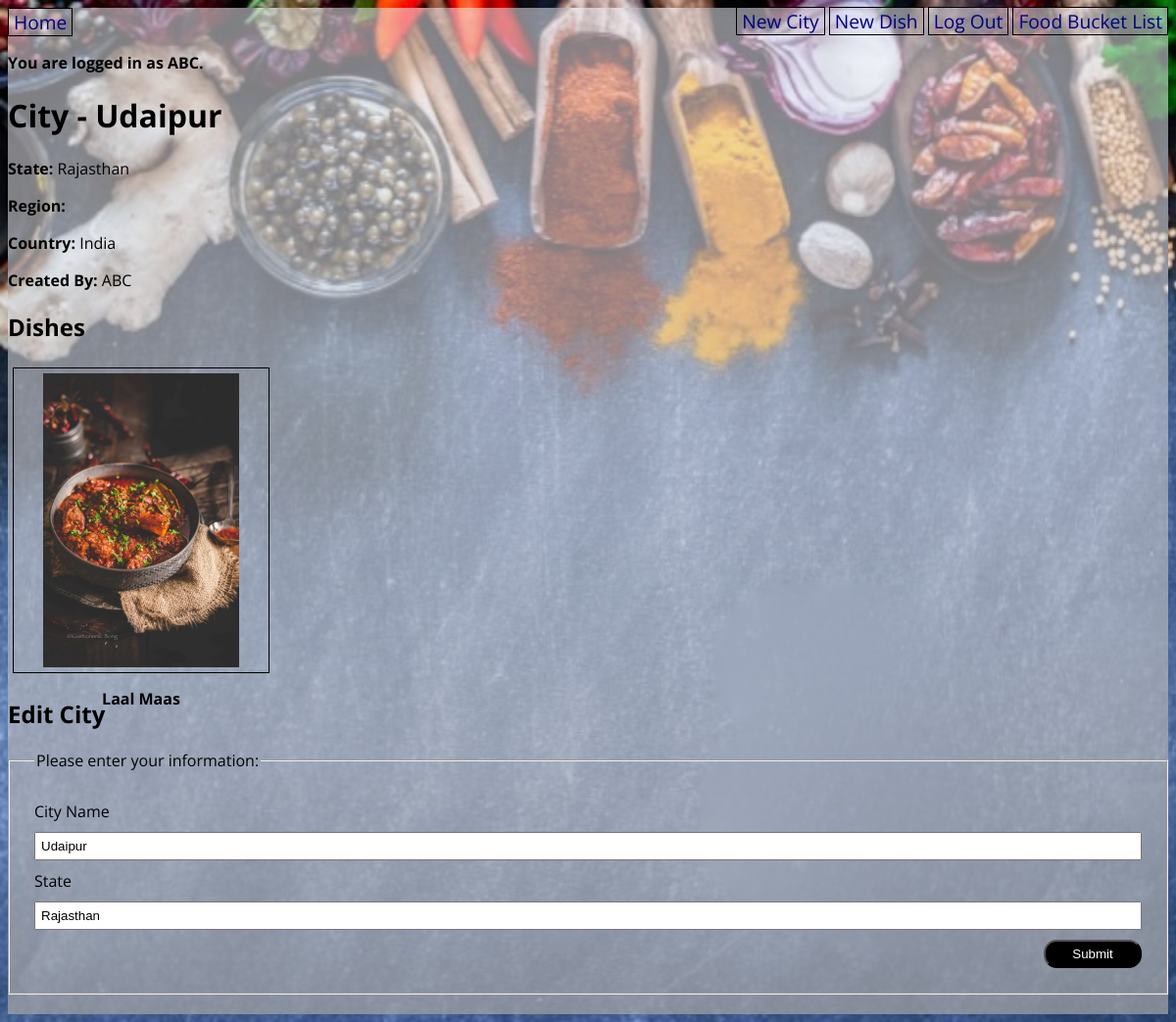
The page /city/1 (signed in) on the database its author committed.
### thali_app/models.py (models this page shows, shortened)
class User(UserMixin, db.Model):
    id = db.Column(db.Integer, primary_key=True)
    username = db.Column(db.String(80), nullable=False)
    password = db.Column(db.String(80), nullable=False)
    favorites_list_user = db.relationship(
        'Dish', secondary='user_favorites_list', back_populates='favorites_list_dishes')
    def __str__(self):
        return f"{self.username}"

class City(db.Model):
    id = db.Column(db.Integer, primary_key=True)
    name = db.Column(db.String(80), nullable=False)
    state = db.Column(db.String(80), nullable=False)
    region = db.Column(db.String(80), nullable=False)
    country = db.Column(db.String(80), nullable=False)
    dishes = db.relationship('Dish', back_populates='city')
    created_by_id = db.Column(db.Integer, db.ForeignKey('user.id'))
    created_by = db.relationship('User')

class Dish(db.Model):
    id = db.Column(db.Integer, primary_key=True)
    name = db.Column(db.String(80), nullable=False)
    short_desc = db.Column(db.String(250), nullable=False)
    category = db.Column(db.Enum(FoodCategory), default=FoodCategory.OTHER)
    photo_url = db.Column(URLType)
    city_id = db.Column(
        db.Integer, db.ForeignKey('city.id'), nullable=False)
    city = db.relationship('City', back_populates='dishes')
    created_by_id = db.Column(db.Integer, db.ForeignKey('user.id'))
    created_by = db.relationship('User')
    favorites_list_dishes = db.relationship(
        'User', secondary='user_favorites_list', back_populates='favorites_list_user')

### thali_app/main/routes.py (the view)
@main.route('/city/<city_id>', methods=['GET', 'POST'])
@login_required
def city_detail(city_id):
    city = City.query.get(city_id)
    form = CityForm(obj=city)
    if form.validate_on_submit():
        form.populate_obj(city)
        db.session.add(city)
        db.session.commit()
        flash("City was updated successfully")
        return redirect(url_for("main.city_detail", city_id=city.id))
    city = City.query.get(city_id)
    return render_template('city_detail.html',city=city, form=form)

### thali_app/main/forms.py
class CityForm(FlaskForm):
    name = StringField("City Name",
        validators=[
            DataRequired(),
            Length(min=3, max=80, message="The city name needs to be between 3 and 80 chars")
        ])
    state = StringField("State",
            validators=[
            Length(min=0, max=80, message="The state name needs to be between 3 and 80 chars")
        ])
    region = StringField("Region",
            validators=[
            Length(min=0, max=80, message="The region name needs to be between 3 and 80 chars")
        ])
    country = StringField("Country",
        validators=[
        Length(min=3, max=80, message="The country name needs to be between 3 and 80 chars")
    ])
    submit = SubmitField("Submit")

### thali_app/extensions.py (called while the page is built)
@login_manager.user_loader
def load_user(user_id):
    return User.query.get(user_id)

### thali_app/templates/city_detail.html (shortened to what this page needs)
{% extends 'base.html' %}
{% block content %}
<h1>City - {{ city.name }}</h1>
<p>
    <strong>State: </strong> {{ city.state }}
</p>
<p>
    <strong>Region: </strong> {{ city.region }}
</p>
<p>
    <strong>Country: </strong> {{ city.country }}
</p>
<p>
    <strong>Created By: </strong> {{ city.created_by }}
</p>
<h2>Dishes</h2>
<div class="dishes">
    {% for dish in city.dishes %}
    <div class="dish-details">
        <a href="/dish/{{ dish.id }}"><img src="{{ dish.photo_url }}" alt="{{ dish.name }}" width="200px"></a>
        <p><strong>{{ dish.name }}</strong></p>
    </div>
    {% endfor %}
</div>
<h2>Edit City</h2>
<form method="POST" action="{{ url_for('main.city_detail', city_id=city.id) }}">
    <fieldset>
        <legend>Please enter your information:</legend>
        {{ form.name.label }}
        {{ form.name }}
        {{ form.state.label }}
        {{ form.state }}
        {{ form.submit }}
    </fieldset>
</form>
{% endblock %}

### thali_app/templates/base.html (shortened to what this page needs)
<!DOCTYPE html>
<html>
    <head>
        <link rel="stylesheet" href="/static/style.css">
    </head>
    <body>
        <div id="content">
            <nav>
                <a href="/">Home</a>
                <div>
                    {% if current_user.is_authenticated %}
                        <a href="/new_city">New City</a>
                        <a href="/new_dish">New Dish</a>
                        <a href="/logout">Log Out</a>
                        <a href="/favorites_list">Food Bucket List</a>
                    {% else %}
                    <!-- Only show these links if the current user is NOT
                        authenticated (logged in)! -->
                        <a href="/signup">Sign Up</a>
                        <a href="/login">Log In</a>
                    {% endif %}
                </div>
            </nav>
            {% if current_user.is_authenticated %}
                <p><b>You are logged in as {{ current_user.username }}.</b></p>
            {% endif %}
            {% block content %}{% endblock %}
        </div>
    </body>
</html>

### thali_app/static/style.css (style rules this page uses)
#content { background-image: linear-gradient(to bottom, rgba(245, 246, 252, 0.52), rgba(163, 163, 165, 0.73)), url("/static/img/background.jpeg"); background-color: #cccccc; background-size: cover; font-family: 'Open Sans', sans-serif; }
body { background-image: url("/static/img/background.jpeg"); background-color: #cccccc; background-size: cover; display: flex; flex-direction: column; align-items: center; font-family: 'Open Sans', sans-serif; }
#content { width: 100%; background-color: rgb(237, 238, 241); }
nav { width: 100%; display: flex; flex-direction: row; justify-content: space-between; }
nav a { color: navy; text-decoration: none; border: 1px solid black; padding: 0 5px; font-size: 1.2em; }
fieldset { display: flex; flex-direction: column; margin: 20px 0; padding: 20px; }
fieldset * { margin: 5px; }
fieldset input { padding: 5px; }
input[type=submit] { width: 100px; align-self: flex-end; background-color:black; border-radius: 1em; color:white; font-size: 500; padding: 1.7 rem; }
div.dishes { display: flex; flex-direction: row; flex-wrap: wrap; }
div.dish-details { border: 1px solid black; margin: 5px; padding: 5px; text-align: center; width: 250px; height: 300px; }

### rows shown on the page
User: username "ABC", created_by "ABC"
City: name "Udaipur", state "Rajasthan", country "India"
Dish: photo_url (picture), name "Laal Maas"
